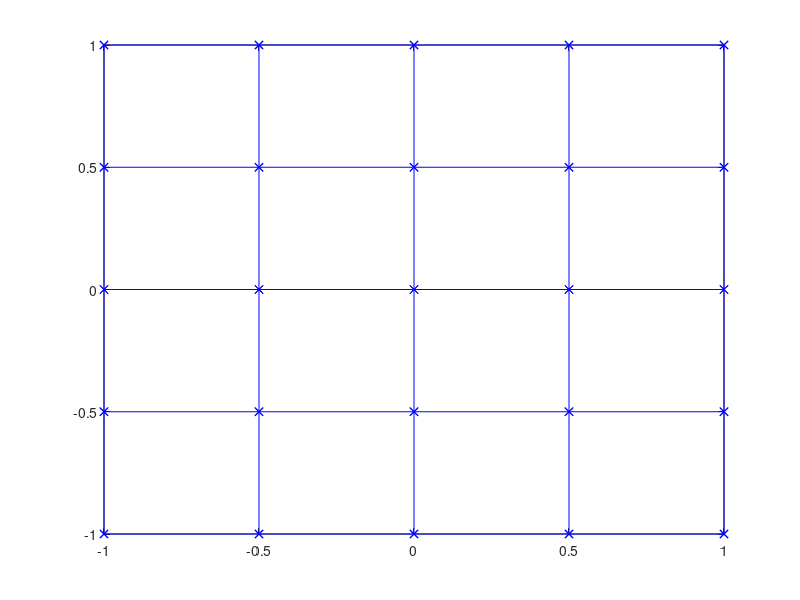

Recreate this plot in MATLAB. (Note: this script raises an error after producing the figure.)
%% Homework 5, Part 2
clc; close all; clear all;
%% Create perturbed grid
n_x = 5;
n_y = n_x;

% Uniform grid
x = linspace(-1,1,n_x);
y = fliplr(linspace(-1,1,n_y));
[X,Y] = meshgrid(x,y);

% % Perturb grid
% Rp = R + rand(n_r,n_s)/25; 
% Sp = S + rand(n_r,n_s)/25;
% 
% % Clean up boundaries
% Rp(:,1) = -1;
% Rp(:,n_r) = 1;
% Sp(1,:) = 1;
% Sp(n_s,:) = -1;

% Temporarily keep grid uniform
Xp = X;
Yp = Y;

plot(Xp,Yp, 'b-x', Xp', Yp', 'b-x')

% Iterate over elements on grid
% Note: We take the small elements on the rs grid as the new element on xy
%             Call the discretization of one element a subelement
n_sub_elems = 5;
for i = 1:n_x-1
    for j = 1:n_y-1
        % Define corners
        ul_x = Xp(i,j);
        ur_x = Xp(i,j+1);
        ll_x = Xp(i+1,j);
        lr_x = Xp(i+1,j+1);
        xp = [ll_x lr_x ur_x ul_x];
        
        ul_y = Yp(i,j);
        ur_y = Yp(i,j+1);
        ll_y = Yp(i+1,j);
        lr_y = Yp(i+1,j+1);
        yp = [ll_y lr_y ur_y ul_y];

        % Pull discretization info
        [x_pts, y_pts, jac_arr, dA_arr] = rs2xy(xp,yp,n_sub_elems,2);
        
%         % Calculate Jacobian on each subelement
%         for m = 1:n_r-1
%             for n = 1:n_s-1
%                 delx = x_pts(1,m+1) - x_pts(1,m);
%                 dely = y_pts(m+1,n) - y_pts(m,n);
%                 delr = r_pts(1,m) - r_pts(1,m);
%                 dels = s_pts(m+1,n) - s_pts(m,n);
%                 
%                 J = [delx/delr delx/dels; dely/delr dely/dels];
%                 normJ = norm(J);
%                 
%             end
%         end
    end
end